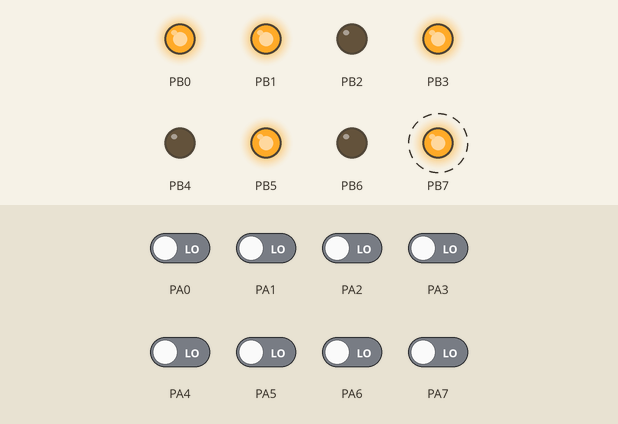
A program run on a simulated ATmega32, built with avr-gcc and emulated at 1 MHz. Parts: output pins drawn as LEDs (lit = HIGH). Dashed ring = blinking. The inputs (shaded band) are chosen by the test bench; at power-on: PA0–7 LOW.

Above: at 1.25 s.
1.3 s: PA0 driven HIGH
At 1.65 s:
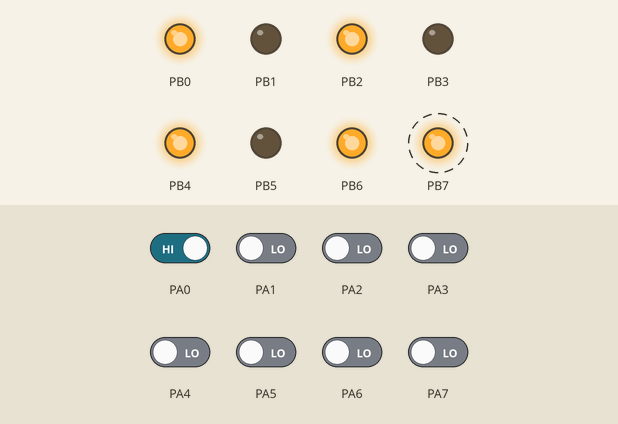
4.3 s: PA0 driven LOW
At 4.85 s:
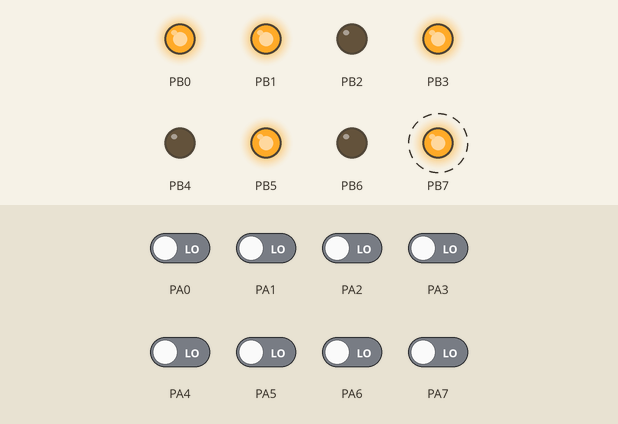
Timing chart, 0 to 13.3 s (numbered marks = the images above; inputs shaded):
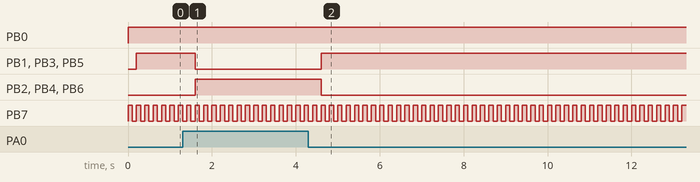

The program:

main.c
```c
#include<avr/io.h>
#include<util/delay.h>

char button_previous_status=0;

int main(){
	char button_status_previous=0;
	DDRB|=0b11111111;
	DDRA&=0b11111110;


	while(1){


			char button_status=PINA & (1<<0);
			PORTB|=0b10000001;
			_delay_ms(100);
			PORTB&=0b01111111;
			_delay_ms(100);


			if(button_status){


						PORTB|=0b01010101;
						PORTB&=0b01010101;


			}else{

					   PORTB|=0b00101011;
				       PORTB&=0b00101011;


			}


	}


}
```

Measured:
- after the input at 1.3 s, PB1, PB3, PB5: HIGH → LOW after 0.30 s; PB2, PB4, PB6: LOW → HIGH after 0.30 s
- after the input at 4.3 s, PB1, PB3, PB5: LOW → HIGH after 0.30 s; PB2, PB4, PB6: HIGH → LOW after 0.30 s
- by itself, PB7: alternates HIGH for 0.10 s and LOW for 0.10 s
